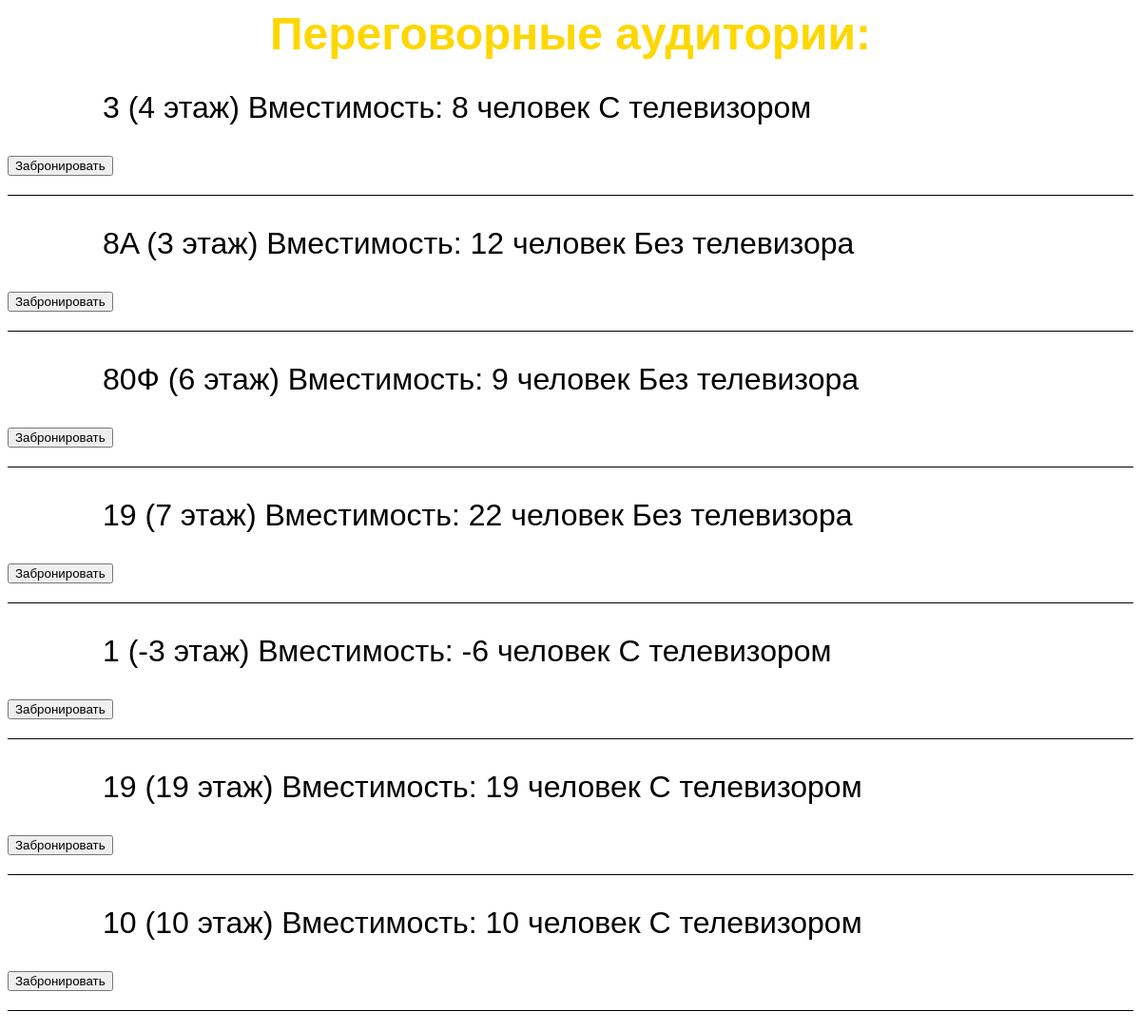
Page /meetingRooms/ on the earlier database version.
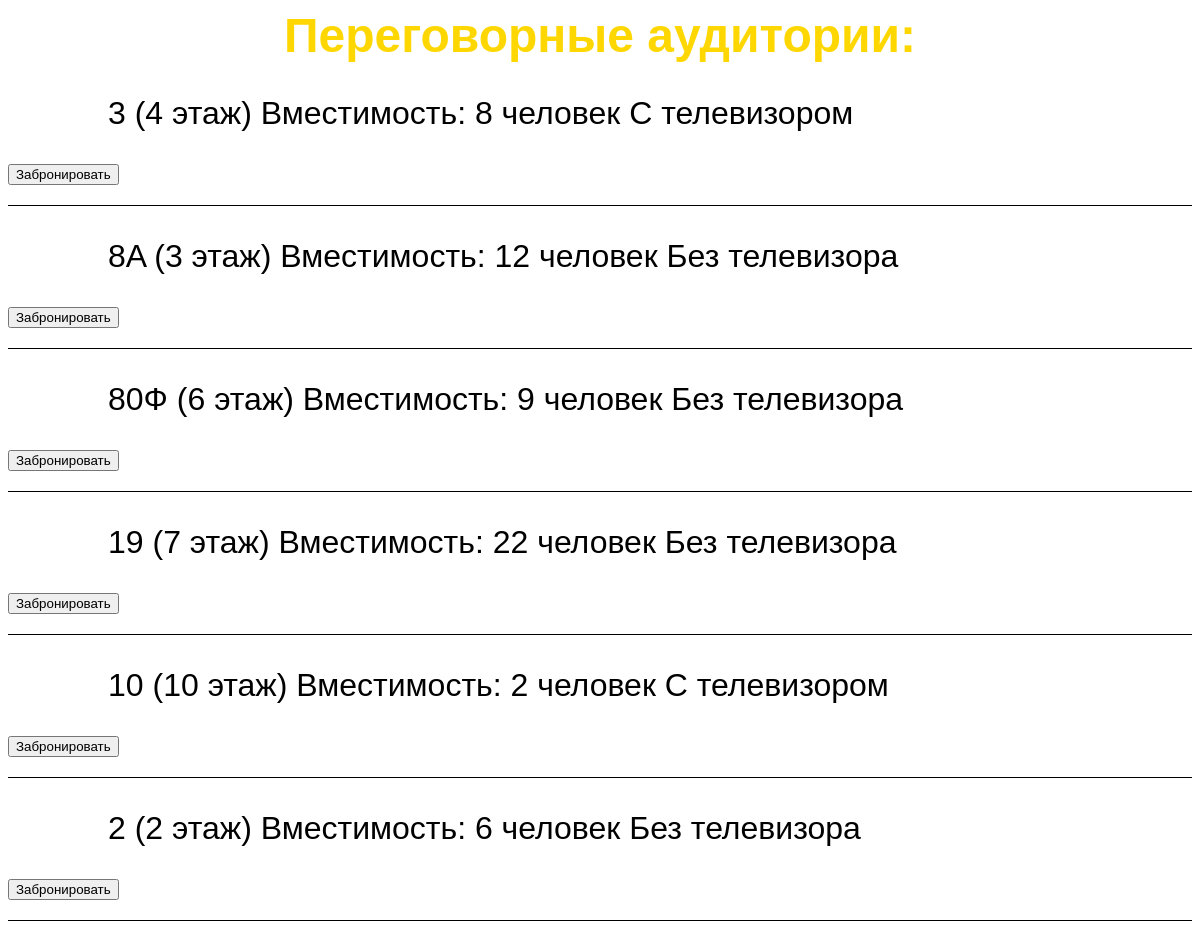
Same page on the later database version.
### spiderapp/models.py (models this page shows, shortened)
class MeetingRoom(models.Model):
    number = models.CharField(max_length=10)
    floor = models.PositiveIntegerField(validators=[MinValueValidator(0)])
    capacity = models.IntegerField()
    has_tv = models.BooleanField()

### spiderapp/views.py (the view)
# urls.py: path('meetingRooms/', meetingRoom_view, name='meetingRooms'),
def meetingRoom_view(request):
    meetingRooms = MeetingRoom.objects.all()
    return render(request, 'spiderapp/meetingRoom.html', {'meetingRooms': meetingRooms})

### spiderapp/templates/spiderapp/meetingRoom.html (shortened to what this page needs)
{% load static %}
<html lang="en">
<head>
    <link rel="stylesheet" href="{% static 'css/configuration.css' %}">
</head>
<body>
  <h1>Переговорные аудитории:</h1>
{% for meetingRoom  in meetingRooms %}
<div>
    <p>
        <span>{{ meetingRoom.number }}</span>
        <span>({{ meetingRoom.floor }} этаж)</span>
        <span>Вместимость: {{ meetingRoom.capacity }} человек</span>
        {% if meetingRoom.has_tv %}
            <span>С телевизором</span>
        {% else %}
            <span>Без телевизора</span>
        {% endif %}
    </p>
    {% if meetingRoom.reserved_by %}
        <p>
            <span>Забронирована: {{ meetingRoom.reserved_by }}</span>
            <span>( {{ meetingRoom.participants.all|join:", " }} )</span>
        </p>
        <p>
            <span>С {{ meetingRoom.start_time }} по {{ meetingRoom.end_time }}</span>
        </p>
        <a href="{% url 'edit_booking' meetingRoom.id %}"><button>Редактировать</button></a>
        <a href="{% url 'delete_booking' meetingRoom.id %}"><button>Удалить бронирование</button></a>
    {% else %}
        <a href="{% url 'booking' meetingRoom.id %}"><button>Забронировать</button></a>
    {% endif %}
</div>
{% endfor %}
</body>
</html>

Differences in the rows shown:
removed MeetingRoom: number "1", floor "-3", capacity "-6", has_tv "С телевизором"
removed MeetingRoom: number "19", floor "19", capacity "19", has_tv "С телевизором"
changed MeetingRoom (number 5 of 6 on the later page): capacity "10" → "2"
added MeetingRoom: number "2", floor "2", capacity "6", has_tv "Без телевизора"
